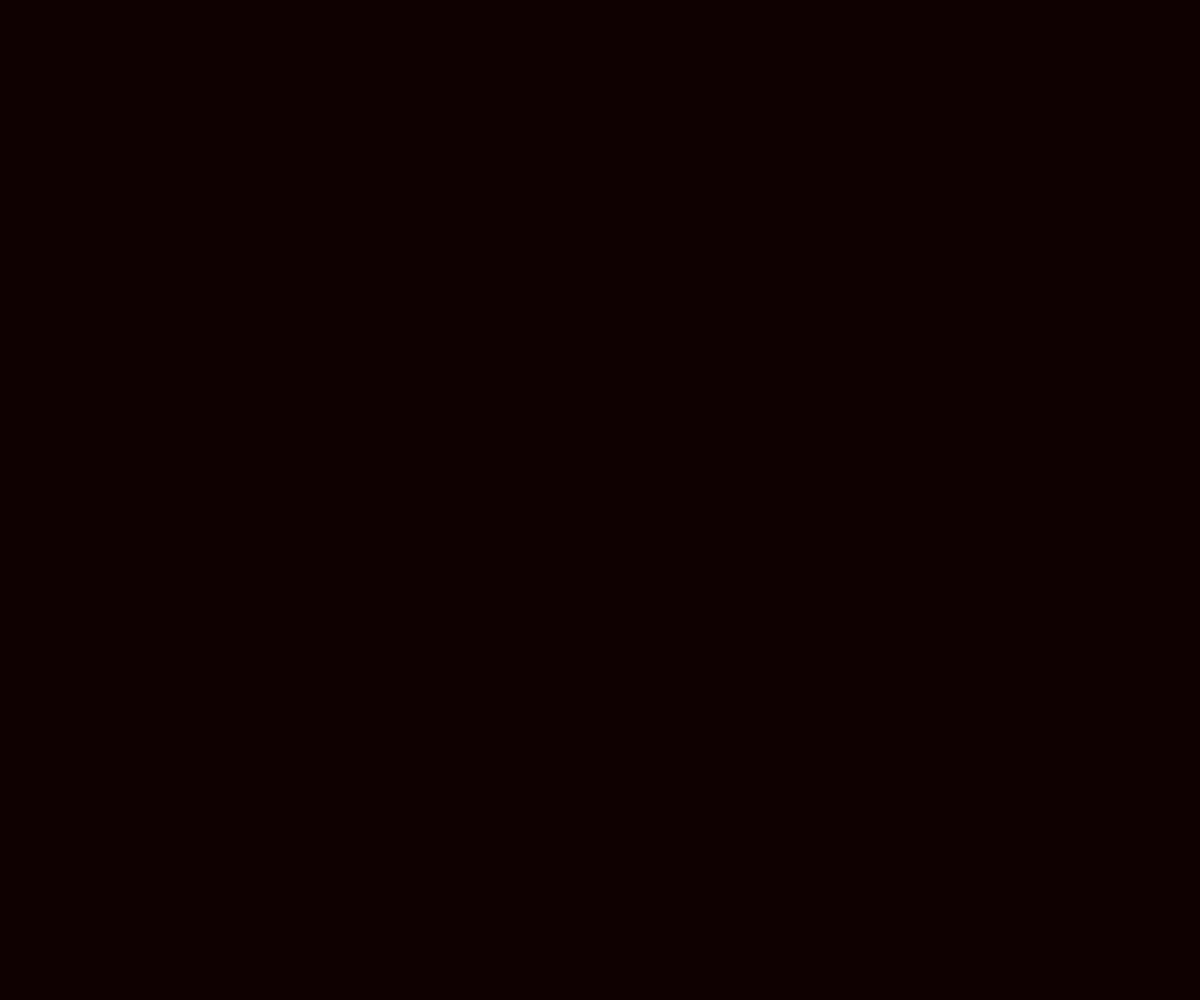
Frame 1 (no input)
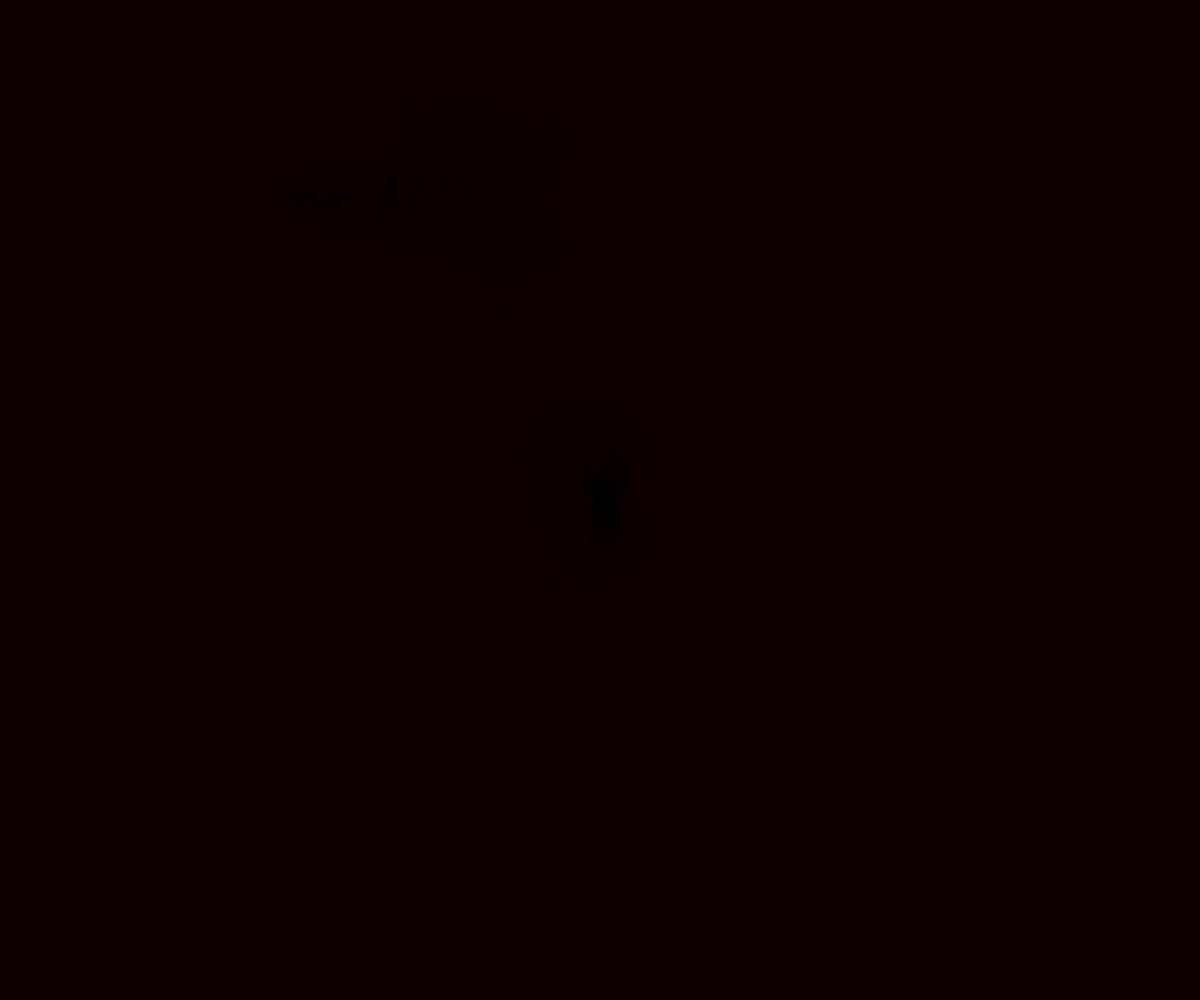
Frame 60 (no input)
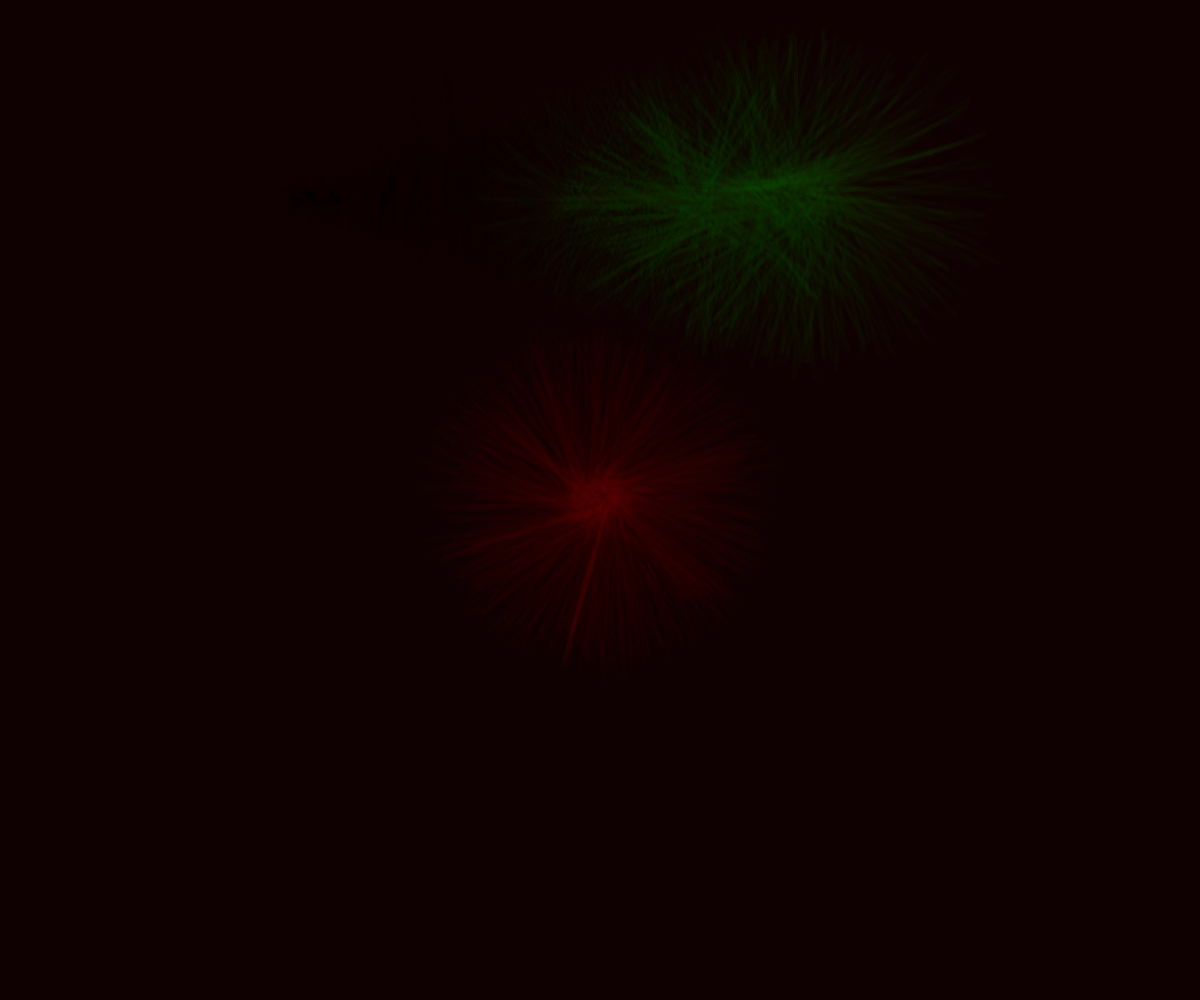
Frame 120 (the mouse pressed at the canvas centre since frame 60)

The p5.js sketch that drew these frames (run headless with seeded random() and noise() and a simulated clock; from frame 60 on, the mouse is pressed at the canvas centre):

// p5.js sketch
// ── sketch.js
// https://editor.p5js.org/jht9629-nyu/sketches/Y1032G_1t
// Final Project -sunny 4 bounce

let i = 0;
let a = 0;

let canvas;
const config = {
  len: 2,
  angle: 1,
  innerRadius: 10,
  rollX: 100,
  rollY: 100,
  x: 0,
  y: 0,
  RedMultipler: 100,
  GreenMultipler: 15,
  BlueMultipler: 10,
  OverlayBlend: false,
};
const config2 = {
  len: 2,
  angle: 1,
  innerRadius: 10,
  rollX: 100,
  rollY: 100,
  x: 0,
  y: 0,
  RedMultipler: 15,
  GreenMultipler: 100,
  BlueMultipler: 10,
  OverlayBlend: false,
};

function setup() {
  canvas = createCanvas(windowWidth, windowHeight);
  background(15, 1, 1);
  config.x = width / 2;
  config.y = height / 2;
  config2.x = width / 5;
  config2.y = height / 5;

  // only reset drawing on canvas click
  canvas.elt.addEventListener("click", (e) => {
    config.x = e.offsetX;
    config.y = e.offsetY;
    i = 0;
    a = 0;
    background(1000, 100, 100);
  });
}

let s = 5;

function draw() {
  i++;
  a += 0.01;
  compute(config, i);
  compute(config2, i);
  
  config2.x = config2.x + s;
  if (config2.x < 0 || config2.x > width) {
    s = -1 * s;
  }
}

function Collatz(n) {
  if (n % 2 == 0) {
    return n / 2;
  } else {
    return (n * 3 + 1) / 2;
  }
}

function compute(cg, i) {
  let n = i;
  push();
  cg.OverlayBlend && blendMode(OVERLAY);
  resetMatrix();
  translate(cg.x, cg.y);
  do {
    n = Collatz(n);
    // visualize
    if (n % 2 == 0) {
      rotate(cg.angle);
    } else {
      rotate(-cg.angle * a);
    }
    strokeWeight(5);
    // 500, 15, 50,
    stroke(
      a * cg.RedMultipler,
      a * cg.GreenMultipler,
      a * cg.BlueMultipler,
      constrain(a * 5, 0, 255)
    );
    line(
      a * cg.rollX,
      a * cg.rollY,
      a * cg.innerRadius,
      -config.len
    );
    translate(0, -config.len);
  } while (n !== 1);
  pop();
}

/**
 * CollatzSunrise
 * Inspired by Daniel Shiffman's
 * Coding in the Cabana 2: Collatz Conjecture
 * @author <https://github.com/anuraghazra>
 * @demo <https://anuraghazra.github.io/canvasFun/collatzSunrise>
 */


// https://editor.p5js.org/jht9629-nyu/sketches/XkfKqZ4-Q
// Final Project -sunny 2
